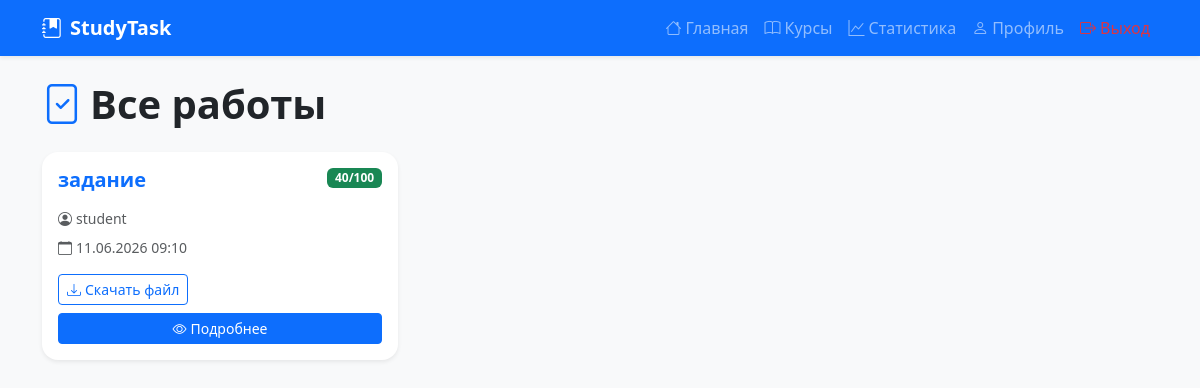
The app's page /submissions (signed in), older data.
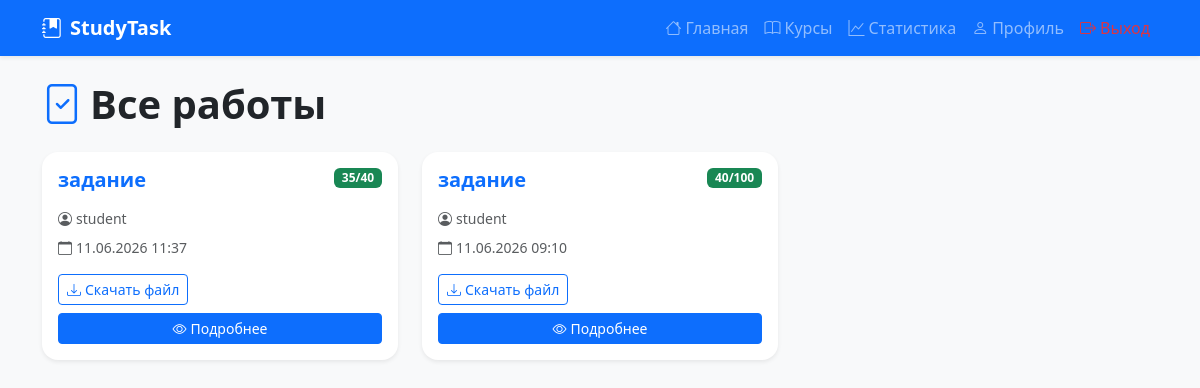
The same page, newer data.
### models.py (models this page shows)
class Submission(db.Model):
    __tablename__ = 'submissions'
    id = db.Column(db.Integer, primary_key=True)
    task_id = db.Column(db.Integer, db.ForeignKey('tasks.id'), nullable=False)
    student_id = db.Column(db.Integer, db.ForeignKey('users.id'), nullable=False)
    file_path = db.Column(db.String(500), nullable=True)  # Увеличил длину
    grade = db.Column(db.Integer, nullable=True)
    comment = db.Column(db.Text, nullable=True)
    submitted_at = db.Column(db.DateTime, default=datetime.utcnow)
    task = db.relationship('Task', back_populates='submissions')
    student = db.relationship('User', back_populates='student_submissions')

class Task(db.Model):
    __tablename__ = 'tasks'
    id = db.Column(db.Integer, primary_key=True)
    title = db.Column(db.String(100), nullable=False)
    description = db.Column(db.Text, nullable=False)
    task_type = db.Column(db.String(50), default='Лабораторная работа')
    max_score = db.Column(db.Integer, default=100)
    deadline = db.Column(db.DateTime, nullable=False)
    created_at = db.Column(db.DateTime, default=datetime.utcnow)
    course_id = db.Column(db.Integer, db.ForeignKey('courses.id'), nullable=False)
    allow_resubmit = db.Column(db.Boolean, default=True)
    is_published = db.Column(db.Boolean, default=True)
    course = db.relationship('Course', back_populates='tasks')
    submissions = db.relationship('Submission', back_populates='task', lazy=True, cascade='all, delete-orphan')

class User(UserMixin, db.Model):
    __tablename__ = 'users'
    id = db.Column(db.Integer, primary_key=True)
    username = db.Column(db.String(80), unique=True, nullable=False)
    email = db.Column(db.String(120), unique=True, nullable=False)
    password_hash = db.Column(db.String(200), nullable=False)
    role = db.Column(db.String(20), nullable=False, default='student')
    group = db.Column(db.String(50), nullable=True)
    about = db.Column(db.Text, nullable=True)
    created_at = db.Column(db.DateTime, default=datetime.utcnow)
    last_login = db.Column(db.DateTime, nullable=True)
    teacher_courses = db.relationship('Course', back_populates='teacher', lazy=True)
    student_submissions = db.relationship('Submission', back_populates='student', lazy=True)

### app.py (the view)
@app.route('/submissions')
@login_required
def submissions():
    if current_user.role == 'teacher':
        submissions = (
            Submission.query
            .join(Task)
            .join(Course)
            .filter(Course.teacher_id == current_user.id)
            .order_by(Submission.submitted_at.desc())
            .all()
        )
    else:
        submissions = (
            Submission.query
            .filter_by(student_id=current_user.id)
            .order_by(Submission.submitted_at.desc())
            .all()
        )
    return render_template(
        'submissions.html',
        submissions=submissions
    )

### app.py (called while the page is built)
@login_manager.user_loader
def load_user(user_id):
    return User.query.get(int(user_id))

@app.context_processor
def utility_processor():
    return {'now': datetime.utcnow()}

### templates/submissions.html (shortened to what this page needs)
<!DOCTYPE html>
<html lang="ru">
<head>
    <link href="https://cdn.jsdelivr.net/npm/bootstrap@5.3.0/dist/css/bootstrap.min.css" rel="stylesheet">
    <link rel="stylesheet" href="https://cdn.jsdelivr.net/npm/bootstrap-icons@1.11.0/font/bootstrap-icons.css">
</head>
<body class="bg-light">
    <nav class="navbar navbar-expand-lg navbar-dark bg-primary shadow-sm">
        <div class="container">
            <a class="navbar-brand fw-bold" href="{{ url_for('dashboard') }}"><i class="bi bi-journal-bookmark-fill me-2"></i>StudyTask</a>
            <div class="collapse navbar-collapse" id="navbarNav">
                <ul class="navbar-nav ms-auto">
                    <li class="nav-item"><a class="nav-link" href="{{ url_for('dashboard') }}"><i class="bi bi-house me-1"></i>Главная</a></li>
                    <li class="nav-item"><a class="nav-link" href="{{ url_for('courses') }}"><i class="bi bi-book me-1"></i>Курсы</a></li>
                    <li class="nav-item"><a class="nav-link" href="{{ url_for('statistics') }}"><i class="bi bi-graph-up me-1"></i>Статистика</a></li>
                    <li class="nav-item"><a class="nav-link" href="{{ url_for('profile') }}"><i class="bi bi-person me-1"></i>Профиль</a></li>
                    <li class="nav-item"><a class="nav-link text-danger" href="{{ url_for('logout') }}"><i class="bi bi-box-arrow-right me-1"></i>Выход</a></li>
                </ul>
            </div>
        </div>
    </nav>
    <div class="container py-4">
        <h1 class="fw-bold mb-4"><i class="bi bi-file-check text-primary me-2"></i>Все работы</h1>
        <div class="row">
            {% if submissions %}
                {% for submission in submissions %}
                <div class="col-md-6 col-lg-4 mb-4">
                    <div class="card h-100 border-0 shadow-sm rounded-4">
                        <div class="card-body">
                            <div class="d-flex justify-content-between align-items-start mb-3">
                                <h5 class="fw-bold text-primary mb-0">{{ submission.task.title }}</h5>
                                <span class="badge {% if submission.grade %}bg-success{% else %}bg-warning{% endif %}">
                                    {% if submission.grade %}{{ submission.grade }}/{{ submission.task.max_score }}{% else %}Не проверено{% endif %}
                                </span>
                            </div>
                            <p class="text-muted small mb-2">
                                <i class="bi bi-person-circle me-1"></i>{{ submission.student.username }}
                            </p>
                            <p class="text-muted small mb-3">
                                <i class="bi bi-calendar me-1"></i>{{ submission.submitted_at.strftime('%d.%m.%Y %H:%M') }}
                            </p>
                            {% if submission.file_path %}
                                <a href="{{ url_for('uploaded_file', filename=submission.file_path.split('/')[-1]) }}" class="btn btn-sm btn-outline-primary" target="_blank">
                                    <i class="bi bi-download me-1"></i>Скачать файл
                                </a>
                            {% endif %}
                            <a href="{{ url_for('task_detail', task_id=submission.task.id) }}" class="btn btn-sm btn-primary mt-2 w-100">
                                <i class="bi bi-eye me-1"></i>Подробнее
                            </a>
                        </div>
                    </div>
                </div>
                {% endfor %}
            {% endif %}
        </div>
    </div>
</body>
</html>

Row changes from the older to the newer data that the page shows:
added Submission: task "задание", grade "35", task.max_score "40", student.username "student", submitted_at "11.06.2026 11:37"
